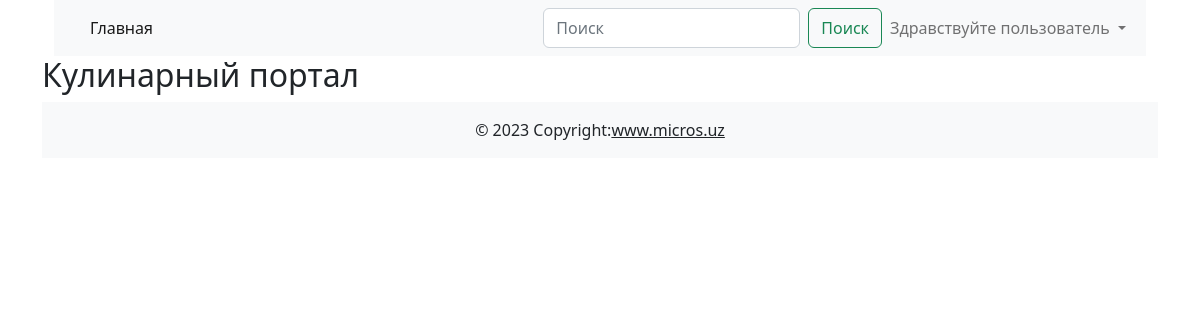
The app's page /, older data.
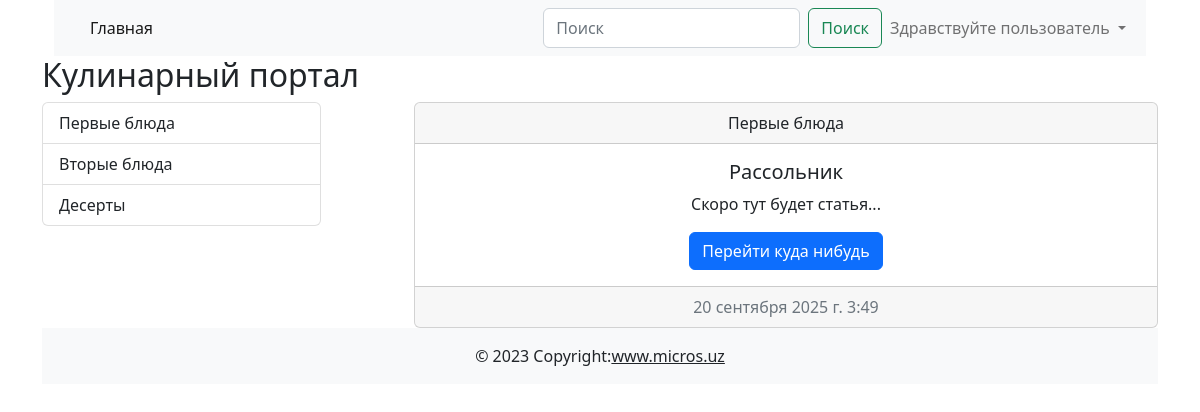
The same page, newer data.
### culinary_portal/models.py (models this page shows, shortened)
class Category(models.Model):
    title = models.CharField(max_length=255, verbose_name="Название категории")  # verbose_name - название поля в админке
    def __str__(self):
        return self.title
    class Meta:
        verbose_name = "Категория"  # название таблицы в админке
        verbose_name_plural = "Категории"  # название таблицы в админке во множественном числе

class Post(models.Model):
    title = models.CharField(max_length=255, verbose_name="Заголовок статьи")
    content = models.TextField(default="Скоро тут будет статья...", verbose_name="Текст статьи")
    created_at = models.DateTimeField(auto_now_add=True, verbose_name="Дата создания") # Используется при создании, установленное значение не изменяется
    update = models.DateTimeField(auto_now=True, verbose_name="Дата обновления") # Используется при обновлении, автоматически изменяет поле каждый раза, когда объект сохраняется
    photo = models.ImageField(upload_to="photos/", blank=True, null=True, verbose_name="Фото") # Директория в которую буду скачиваться фото. blank=True - не обязательное поля для заполнения, null=True - поле может быть null
    watched = models.IntegerField(default=0, verbose_name="Количество просмотров")
    is_published = models.BooleanField(default=True, verbose_name="Опубликовано ли")
    category = models.ForeignKey(Category, on_delete=models.CASCADE, verbose_name="Категория") # Связь с моделью Category
    class Meta:
        verbose_name = "Пост"
        verbose_name_plural = "Посты"

### culinary_portal/views.py (the view)
# urls.py: path("", get_index),  # Эндпоинт для главной страницы
def get_index(request):
    posts = Post.objects.all()  # SELECT * FROM post
    categories = Category.objects.all()
    context = {
        "title": "Главая страница",
        "posts": posts,
        "categories": categories,
    }
    return render(request, "cooking/index.html", context)

### culinary_portal/templates/cooking/index.html (shortened to what this page needs)
<!doctype html>
<html lang="en">
<head>
    <link href="https://cdn.jsdelivr.net/npm/bootstrap@5.2.3/dist/css/bootstrap.min.css" rel="stylesheet">
</head>
<body>
    <div class="container">
        <header>
            <div class="container">
                <nav class="navbar navbar-expand-lg bg-light">
                    <div class="container-fluid">
                        <div class="collapse navbar-collapse" id="navbarSupportedContent">
                            <ul class="navbar-nav me-auto mb-2 mb-lg-0"><li class="nav-item"><a class="nav-link active" aria-current="page" href="#!">Главная</a></li></ul>
                            <div class="d-flex">
                                <form class="d-flex" role="search" method="get" action="#!">
                                    <input name="q" class="form-control me-2" type="search" placeholder="Поиск" aria-label="Поиск">
                                    <button class="btn btn-outline-success" type="submit">Поиск</button>
                                </form>
                                <ul class="navbar-nav me-auto mb-2 mb-lg-0">
                                    <li class="nav-item dropdown">
                                        <a class="nav-link dropdown-toggle" href="#" id="navbarDropdown" role="button"
                                           data-bs-toggle="dropdown" aria-expanded="false">
                                            Здравствуйте пользователь
                                        </a>
                                    </li>
                                </ul>
                            </div>
                        </div>
                    </div>
                </nav>
            </div>
        </header>
        <main>
            <h2>Кулинарный портал</h2>
            <div class="d-flex justify-content-between">
                <div class="col-3">
                    <div class="list-group">
                        {% for category in categories %}
                        <a href="#!" class="list-group-item list-group-item-action">{{category.title}}</a>
                        {% endfor %}
                    </div>
                </div>
                <div class="col-8">
                    {% for post in posts %}
                    <div class="card text-center"><div class="card-header">{{post.category}}</div>
                        <div class="card-body"><h5 class="card-title">{{post.title}}</h5><p class="card-text">{{post.content}}</p><a href="#!" class="btn btn-primary">Перейти куда нибудь</a></div>
                        <div class="card-footer text-muted">{{post.created_at}}</div>
                    </div>
                    {% endfor %}
                </div>
            </div>
        </main>
        <footer class="bg-light text-center text-lg-start">
            <div class="text-center p-3" style="background-color: rgba(0, 0, 0, 0);">© 2023 Copyright:<a class="text-dark" href="https://mdbootstrap.com/">www.micros.uz</a></div>
        </footer>
    </div>
</body>
</html>

Row changes from the older to the newer data that the page shows:
added Category: title "Первые блюда"
added Category: title "Вторые блюда"
added Category: title "Десерты"
added Post: category "Первые блюда", title "Рассольник", content "Скоро тут будет статья...", created_at "20 сентября 2025 г. 3:49"
